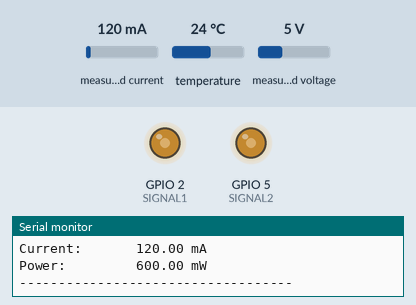
A sketch run on a simulated ESP32. Shown: output pins drawn as LEDs (lit = HIGH), the last lines printed to the serial monitor. Inputs (shaded band) come from the test bench; at power-on: measured voltage 5 V, measured current 120 mA, temperature 24 °C. Nothing arrives over Bluetooth unless stated.

Above: at 1.9 s.
2.0 s: measured voltage set to 0.3 V
At 6.1 s:
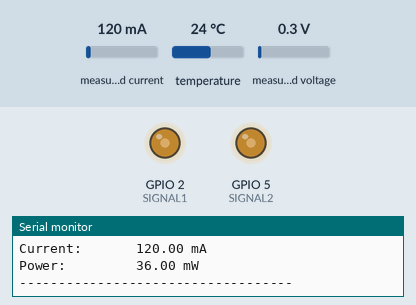
15.6 s: measured voltage set to 3.8 V
At 17.8 s:
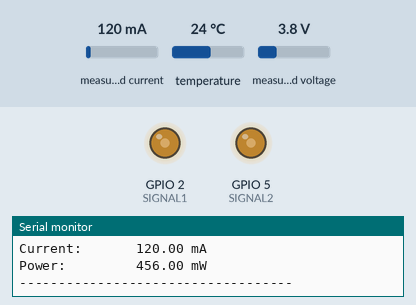
Timing chart, 0 to 19.3 s (numbered marks = the images above; inputs shaded):
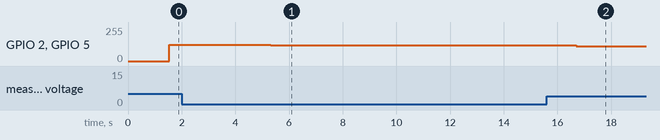

The sketch:

BeeWarm_final.ino
```cpp
#include <OneWire.h>
#include <Wire.h>
#include <DallasTemperature.h>
#include "BluetoothSerial.h"
#include <Adafruit_INA219.h>
#include "soc/soc.h"
#include "soc/rtc_cntl_reg.h"

BluetoothSerial SerialBT;

// -------------------- Température (DS18B20) --------------------
#define ONE_WIRE_BUS 14
#define TEMP_SENSOR_PIN ONE_WIRE_BUS

OneWire oneWire(TEMP_SENSOR_PIN);
DallasTemperature sensors(&oneWire);

DeviceAddress tempDeviceAddress;
// *** NOUVELLE ADRESSE CAPTEUR RUCHE ***
DeviceAddress capteurRuche = { 0x28, 0x61, 0x64, 0x08, 0xEF, 0xA0, 0x01, 0xD0 };

int numberOfDevices = 0;
float tVeg = 0.0;
float tRuche = 0.0;
int temperatureConsigne = 33;

// -------------------- INA219 (I2C) --------------------
Adafruit_INA219 ina219;
#define SDA_PIN 21
#define SCL_PIN 22

// -------------------- Chauffage (PWM -> MOSFET) --------------------
#define SIGNAL1 2
#define SIGNAL2 5
const int pwm_freq = 1000;
const int pwm_res  = 8;

// -------------------- Paramètres contrôle --------------------
const float bande = 1.0;
static bool chauffe = false;

void printAddress(DeviceAddress deviceAddress) {
  for (uint8_t i = 0; i < 8; i++) {
    if (deviceAddress[i] < 16) Serial.print("0");
    Serial.print(deviceAddress[i], HEX);
  }
}

String formatTemp(float t) {
  if (t >= 0 && t < 10.0) {
    return "0" + String(t, 1);
  }
  return String(t, 1);
}

void setup() {
  WRITE_PERI_REG(RTC_CNTL_BROWN_OUT_REG, 0);

  Serial.begin(115200);
  delay(500);

  ledcAttach(SIGNAL1, pwm_freq, pwm_res);
  ledcAttach(SIGNAL2, pwm_freq, pwm_res);
  ledcWrite(SIGNAL1, 0);
  ledcWrite(SIGNAL2, 0);

  delay(200);

  SerialBT.begin("BeeWarmESP32");

  sensors.begin();
  numberOfDevices = sensors.getDeviceCount();
  Serial.print("Capteurs DS18B20 détectés: ");
  Serial.println(numberOfDevices);

  for (int i = 0; i < numberOfDevices; i++) {
    if (sensors.getAddress(tempDeviceAddress, i)) {
      Serial.print("Capteur "); Serial.print(i); Serial.print(" : { ");
      for (uint8_t j = 0; j < 8; j++) {
        Serial.print("0x");
        if (tempDeviceAddress[j] < 16) Serial.print("0");
        Serial.print(tempDeviceAddress[j], HEX);
        if (j < 7) Serial.print(", ");
      }
      Serial.println(" }");
    }
  }

  if (!Wire.begin(SDA_PIN, SCL_PIN)) {
    Serial.println("E: I2C non initialise");
  } else {
    Serial.println("I: I2C initialise");
  }

  if (!ina219.begin()) {
    Serial.println("E: Failed to find INA219 chip");
    while (1) delay(10);
  }
  ina219.setCalibration_32V_2A();
  Serial.println("I: INA219 initialise (calibration 32V / 2A)");
}

void loop() {
  // ----- Réception consigne via Bluetooth -----
  if (SerialBT.available()) {
    String messageRecu = SerialBT.readString();
    messageRecu.trim();
    Serial.println(messageRecu);

    int newConsigne = messageRecu.substring(messageRecu.lastIndexOf('=') + 1).toInt();
    if (newConsigne > 0 && newConsigne < 60) {
      temperatureConsigne = newConsigne;
      Serial.print("Consigne modifiée : ");
      Serial.print(temperatureConsigne);
      Serial.println(" °C");
    }
  }

  // ----- Lecture températures -----
  sensors.requestTemperatures();

  tVeg = 0.0;
  tRuche = 0.0;
  int nbVeg = 0;

  for (int i = 0; i < numberOfDevices; i++) {
    if (sensors.getAddress(tempDeviceAddress, i)) {
      float tempC = sensors.getTempC(tempDeviceAddress);

      if (tempC == DEVICE_DISCONNECTED_C) {
        Serial.println("Capteur déconnecté !");
        continue;
      }

      if (memcmp(tempDeviceAddress, capteurRuche, 8) == 0) {
        tRuche = tempC;
      } else {
        tVeg += tempC;
        nbVeg++;
      }
    }
  }

  if (nbVeg > 0) tVeg = tVeg / nbVeg;

  String message = "DATA;" + formatTemp(tRuche) + ";" + formatTemp(tVeg);
  SerialBT.println(message);
  Serial.println(message);

  // ----- Lecture INA219 -----
  float shuntVoltage = ina219.getShuntVoltage_mV();
  float busVoltage   = ina219.getBusVoltage_V();
  float current_mA   = ina219.getCurrent_mA();
  float power_mW     = ina219.getPower_mW();

  Serial.println("-----------------------------------");
  Serial.print("Bus Voltage:   "); Serial.print(busVoltage);   Serial.println(" V");
  Serial.print("Shunt Voltage: "); Serial.print(shuntVoltage); Serial.println(" mV");
  Serial.print("Current:       "); Serial.print(current_mA);   Serial.println(" mA");
  Serial.print("Power:         "); Serial.print(power_mW);     Serial.println(" mW");
  Serial.println("-----------------------------------");

  // ----- Hystérésis température -----
  if (tRuche < (temperatureConsigne - bande)) {
    chauffe = true;
  } else if (tRuche > (temperatureConsigne + bande)) {
    chauffe = false;
  }

  // ----- MPPT simplifié (P&O) -----
  static float alpha     = 0.5;
  static float delta     = 0.02;
  static float P_old     = 0;
  static float V_old     = 0;
  static int   direction = 1;

  float P  = power_mW;
  float V  = busVoltage;
  float dP = P - P_old;
  float dV = V - V_old;

  if (dP > 0) {
    direction = (dV > 0) ? -1 : 1;
  } else if (dP < 0) {
    direction = (dV > 0) ? 1 : -1;
  }

  if (abs(dP) > 50 && abs(dV) > 0.01) {
    alpha += direction * delta;
  }

  alpha = constrain(alpha, 0.05, 0.95);
  int duty = (int)(alpha * 255);

  if (chauffe) {
    ledcWrite(SIGNAL1, duty);
    ledcWrite(SIGNAL2, duty);
  } else {
    ledcWrite(SIGNAL1, 0);
    ledcWrite(SIGNAL2, 0);
  }

  P_old = P;
  V_old = V;

  delay(3000);
}
```

Measured:
- after the input at 2.0 s, GPIO 2 (SIGNAL1), GPIO 5 (SIGNAL2): 122/255 → 117/255 after 3.3 s
- after the input at 15.6 s, GPIO 2 (SIGNAL1), GPIO 5 (SIGNAL2): 117/255 → 112/255 after 1.1 s
